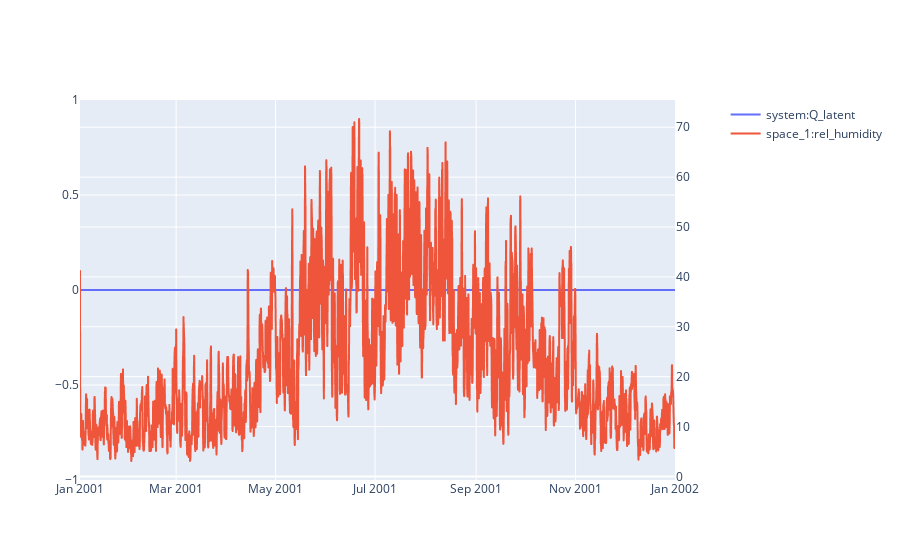

The notebook cell saved with this chart:
### Code cell
sim.plot(pro.dates(),[pro.component("system").variable("Q_latent"),pro.component("space_1").variable("rel_humidity")],axis=[1,2])

### Figure 1 — Plotly figure (JSON) as saved in the notebook; plotly's stock layout.template omitted (floating-point values rounded to 4 significant figures; data arrays with more than 128 entries replaced by an {"elided": "..."} marker saying what was removed)
{"data": [{"hovertemplate": "date=%{x}<br>system:Q_latent=%{y}<extra></extra>", "legendgroup": "", "line": {"dash": "solid"}, "marker": {"symbol": "circle"}, "mode": "lines", "name": "system:Q_latent", "showlegend": true, "type": "scattergl", "x": {"elided": "8760 str values"}, "xaxis": "x", "y": {"elided": "8760 int values"}, "yaxis": "y"}, {"hovertemplate": "date=%{x}<br>space_1:rel_humidity=%{y}<extra></extra>", "legendgroup": "", "line": {"dash": "solid"}, "marker": {"symbol": "circle"}, "mode": "lines", "name": "space_1:rel_humidity", "showlegend": true, "type": "scattergl", "x": {"elided": "8760 str values"}, "xaxis": "x", "y": {"elided": "8760 float values"}, "yaxis": "y2"}], "layout": {"xaxis": {"anchor": "y", "domain": [0, 0.94]}, "yaxis": {"anchor": "x", "domain": [0, 1]}, "yaxis2": {"anchor": "x", "overlaying": "y", "side": "right"}}}
